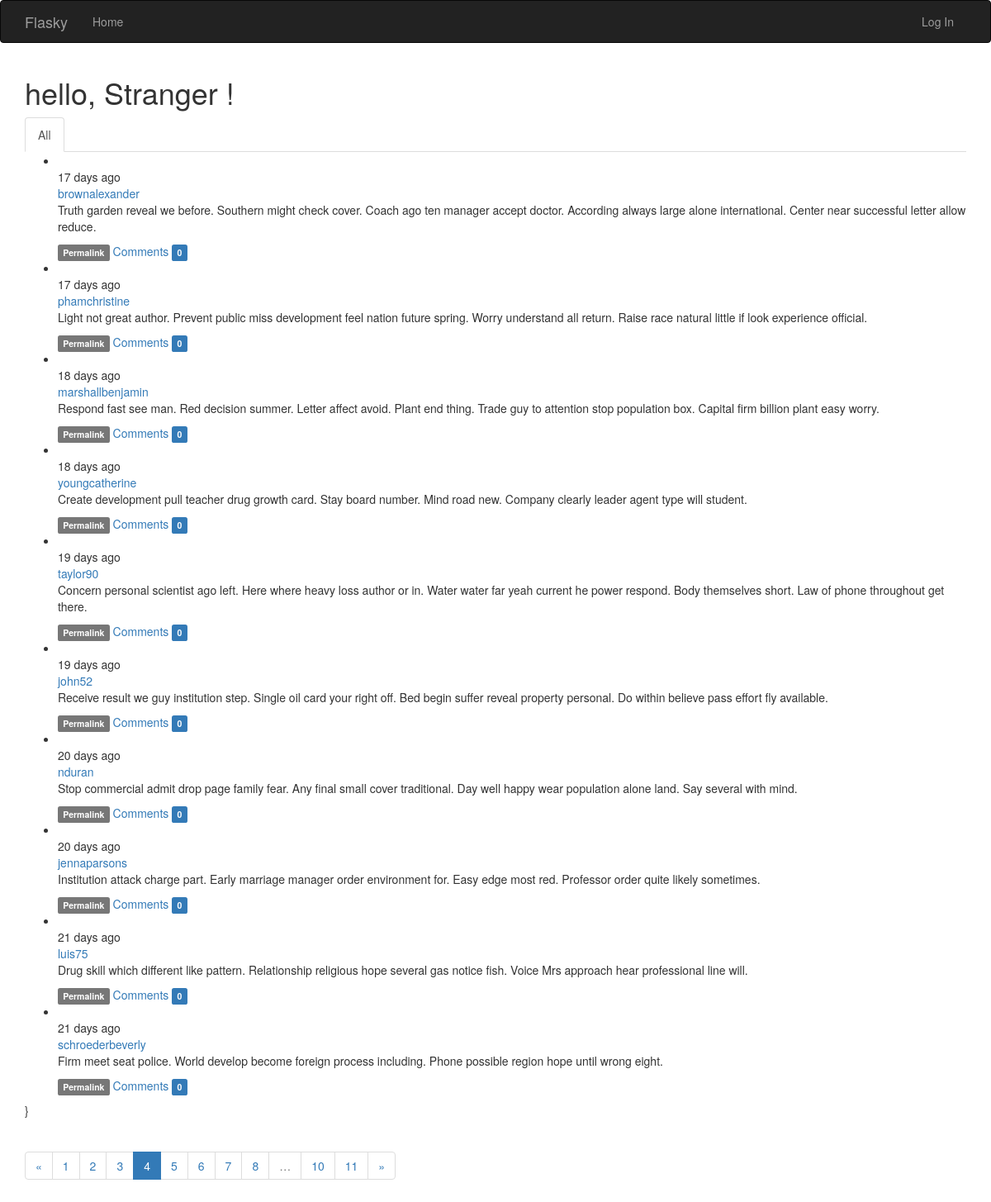
/?page=4, run on the app's committed database.
### app/models.py (models this page shows, shortened)
class Post(db.Model):
    __tablename__ = 'post'
    id = db.Column(db.Integer, primary_key=True)
    body = db.Column(db.Text)
    body_html = db.Column(db.Text)
    timestamp = db.Column(db.DateTime, index=True, default=datetime.utcnow)
    author_id = db.Column(db.Integer, db.ForeignKey('users.id'))
    comments = db.relationship('Comment', backref='post', lazy='dynamic')

class User(UserMixin, db.Model):
    __tablename__ = 'users'
    id = db.Column(db.Integer, primary_key=True)
    email = db.Column(db.String(64), unique=True, index=True)
    password_hash = db.Column(db.String(128))
    username = db.Column(db.String(64), unique=True, index=True)
    role_id = db.Column(db.Integer, db.ForeignKey('roles.id'))
    confirmed = db.Column(db.Boolean, default=False)
    name = db.Column(db.String(64))
    location = db.Column(db.String(64))
    about_me = db.Column(db.Text())
    member_since = db.Column(db.DateTime(), default=datetime.utcnow)
    last_seen = db.Column(db.DateTime(), default=datetime.utcnow)
    posts = db.relationship('Post', backref='author', lazy='dynamic')
    followed = db.relationship('Follow', foreign_keys=[Follow.follower_id],
                               backref=db.backref('follower', lazy='joined'),
                               lazy='dynamic', cascade='all, delete-orphan')
    followers = db.relationship('Follow', foreign_keys=[Follow.followed_id],
                                backref=db.backref('followed', lazy='joined'),
                                lazy='dynamic', cascade='all, delete-orphan')
    comments = db.relationship('Comment', backref='author', lazy='dynamic')
    @property
    def password(self):
        raise AttributeError('Password is not a readable attribute!')

### app/main/views.py (the view)
@main.route('/', methods=['GET', 'POST'])
def index():
    form = PostForm()
    if current_user.can(Permission.WRITE) and form.validate_on_submit():
        post = Post(body=form.body.data, author=current_user._get_current_object())
        db.session.add(post)
        db.session.commit()
        return redirect(url_for('.index'))
    page = request.args.get('page', 1, type=int)
    show_followed = False
    if current_user.is_authenticated:
        show_followed = bool(request.cookies.get('show_followed', ''))
    if show_followed:
        query = current_user.followed_posts
    else:
        query = Post.query
    pagination = query.order_by(Post.timestamp.desc()).paginate(
        page, per_page=current_app.config['FLASK_POSTS_PER_PAGE'], error_out=False)
    posts = pagination.items
    return render_template('index.html', form=form, posts=posts, show_followed=show_followed, pagination=pagination)

### app/auth/views.py (called while the page is built)
@auth.before_app_request
def before_request():
    if current_user.is_authenticated:
        current_user.ping()
        if not current_user.confirmed \
                and request.blueprint != 'auth' \
                and request.endpoint != 'static':
            return redirect(url_for('auth.unconfirmed'))

### app/main/__init__.py (called while the page is built)
@main.app_context_processor
def inject_permission():
    return dict(Permission=Permission)

### app/models.py (called while the page is built)
    def can(self, permission):
        return False

    def is_administrator(self):
        return False

### app/templates/index.html (shortened to what this page needs)
{% extends 'base.html' %}
{% import 'bootstrap/wtf.html' as wtf %}
{% import '_macro.html' as macro %}
{% block navbar %}
{{ super() }}
{% endblock %}
{% block page_content %}
<div>
    <h1>hello,
        {% if current_user.is_authenticated %}
        {{ current_user.username }}
        {% else %}
        Stranger
        {% endif %}!
    </h1>
</div>
<div class="post-tabs">
    <ul class="nav nav-tabs">
        <li{% if not show_followed %} class="active"{% endif %}><a href="{{ url_for('.show_all') }}">All</a></li>
    </ul>
    {% include '_posts.html' %}}
</div>
<div class="pagination">
        {{ macro.pagination_widget(pagination, '.index') }}
    </div>
{% endblock %}

### app/templates/_posts.html (shortened to what this page needs)
<ul class="posts">
    {% for post in posts %}
    <li class="post">
        <div class="profile-thumbnail">
        </div>
        <div class="post-date">{{ moment(post.timestamp).fromNow() }}</div>
        <div class="post-author">
            <a href="{{ url_for('.user', username=post.author.username) }}">
                {{ post.author.username }}
            </a>
        </div>
        <div class="post-content">
            <div class="post-body">
            {% if post.body_html %}
                {{ post.body_html | safe }}
            {% else %}
                {{ post.body }}
            {% endif %}
            </div>
            <div class="post-footer">
                <a href="{{ url_for('.post', id=post.id) }}"><span class="label label-default">Permalink</span></a>
                <a href="{{ url_for('.post', id=post.id) }}#comments">Comments
                    <span class="label label-primary">{{ post.comments.count() }}</span>
                </a>
            </div>
        </div>
    </li>
    {% endfor %}
</ul>

### data on the page
Post: timestamp "17 days ago", author.username "brownalexander", body_html "Truth garden reveal we before. Southern might check cover. Coach ago ten manager accept doctor. According always large alone international. Center near successful letter allow reduce.", comments.count "0"
Post: timestamp "17 days ago", author.username "phamchristine", body_html "Light not great author. Prevent public miss development feel nation future spring. Worry understand all return. Raise race natural little if look experience official.", comments.count "0"
Post: timestamp "18 days ago", author.username "marshallbenjamin", body_html "Respond fast see man. Red decision summer. Letter affect avoid. Plant end thing. Trade guy to attention stop population box. Capital firm billion plant easy worry.", comments.count "0"
Post: timestamp "18 days ago", author.username "youngcatherine", body_html "Create development pull teacher drug growth card. Stay board number. Mind road new. Company clearly leader agent type will student.", comments.count "0"
Post: timestamp "19 days ago", author.username "taylor90", body_html "Concern personal scientist ago left. Here where heavy loss author or in. Water water far yeah current he power respond. Body themselves short. Law of phone throughout get there.", comments.count "0"
Post: timestamp "19 days ago", author.username "john52", body_html "Receive result we guy institution step. Single oil card your right off. Bed begin suffer reveal property personal. Do within believe pass effort fly available.", comments.count "0"
Post: timestamp "20 days ago", author.username "nduran", body_html "Stop commercial admit drop page family fear. Any final small cover traditional. Day well happy wear population alone land. Say several with mind.", comments.count "0"
Post: timestamp "20 days ago", author.username "jennaparsons", body_html "Institution attack charge part. Early marriage manager order environment for. Easy edge most red. Professor order quite likely sometimes.", comments.count "0"
Post: timestamp "21 days ago", author.username "luis75", body_html "Drug skill which different like pattern. Relationship religious hope several gas notice fish. Voice Mrs approach hear professional line will.", comments.count "0"
Post: timestamp "21 days ago", author.username "schroederbeverly", body_html "Firm meet seat police. World develop become foreign process including. Phone possible region hope until wrong eight.", comments.count "0"

### other printed values
{{ p }} "1" "2" "3" "5" "6" "7" "8" "10" "11"
{{ p }} "4"
